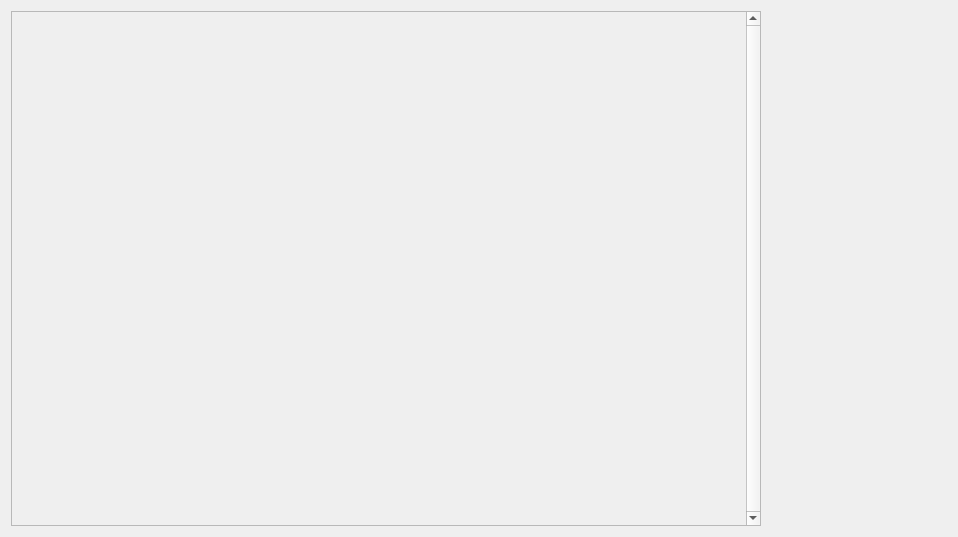
<?xml version="1.0" encoding="UTF-8"?>
<ui version="4.0">
 <class>orbitaldatatab</class>
 <widget class="QWidget" name="orbitaldatatab">
  <property name="geometry">
   <rect>
    <x>0</x>
    <y>0</y>
    <width>958</width>
    <height>537</height>
   </rect>
  </property>
  <property name="windowTitle">
   <string>Form</string>
  </property>
  <layout class="QHBoxLayout" name="horizontalLayout">
   <item>
    <widget class="QScrollArea" name="scroll_area">
     <property name="sizePolicy">
      <sizepolicy hsizetype="Fixed" vsizetype="Expanding">
       <horstretch>0</horstretch>
       <verstretch>0</verstretch>
      </sizepolicy>
     </property>
     <property name="minimumSize">
      <size>
       <width>750</width>
       <height>0</height>
      </size>
     </property>
     <property name="baseSize">
      <size>
       <width>650</width>
       <height>0</height>
      </size>
     </property>
     <property name="verticalScrollBarPolicy">
      <enum>Qt::ScrollBarAlwaysOn</enum>
     </property>
     <property name="horizontalScrollBarPolicy">
      <enum>Qt::ScrollBarAlwaysOff</enum>
     </property>
     <property name="widgetResizable">
      <bool>true</bool>
     </property>
     <widget class="QWidget" name="layout">
      <property name="geometry">
       <rect>
        <x>0</x>
        <y>0</y>
        <width>731</width>
        <height>513</height>
       </rect>
      </property>
      <layout class="QVBoxLayout" name="verticalLayout">
       <property name="leftMargin">
        <number>0</number>
       </property>
       <property name="topMargin">
        <number>0</number>
       </property>
       <property name="rightMargin">
        <number>20</number>
       </property>
       <property name="bottomMargin">
        <number>0</number>
       </property>
       <item>
        <widget class="OrbitalTable" name="table" native="true">
         <property name="minimumSize">
          <size>
           <width>0</width>
           <height>200</height>
          </size>
         </property>
        </widget>
       </item>
       <item>
        <layout class="QHBoxLayout" name="layout_2" stretch="0,0,0,0">
         <item>
          <widget class="RealPlotOptions" name="real_space_options" native="true"/>
         </item>
         <item>
          <widget class="MiniRealSpacePlot" name="mini_real_plot" native="true">
           <property name="sizePolicy">
            <sizepolicy hsizetype="Preferred" vsizetype="Preferred">
             <horstretch>0</horstretch>
             <verstretch>0</verstretch>
            </sizepolicy>
           </property>
           <property name="focusPolicy">
            <enum>Qt::WheelFocus</enum>
           </property>
          </widget>
         </item>
         <item>
          <spacer name="horizontalSpacer">
           <property name="orientation">
            <enum>Qt::Horizontal</enum>
           </property>
           <property name="sizeHint" stdset="0">
            <size>
             <width>40</width>
             <height>20</height>
            </size>
           </property>
          </spacer>
         </item>
         <item>
          <widget class="Mini3DKSpacePlot" name="mini_3Dkspace_plot" native="true">
           <property name="focusPolicy">
            <enum>Qt::WheelFocus</enum>
           </property>
          </widget>
         </item>
        </layout>
       </item>
       <item>
        <layout class="QHBoxLayout" name="polarization_layout">
         <item>
          <widget class="Polarization" name="polarization" native="true"/>
         </item>
         <item>
          <widget class="CubeOptions" name="cube_options" native="true"/>
         </item>
        </layout>
       </item>
      </layout>
     </widget>
    </widget>
   </item>
   <item>
    <widget class="PyQtGraphPlot" name="plot_item" native="true">
     <property name="sizePolicy">
      <sizepolicy hsizetype="Expanding" vsizetype="Expanding">
       <horstretch>0</horstretch>
       <verstretch>0</verstretch>
      </sizepolicy>
     </property>
    </widget>
   </item>
  </layout>
 </widget>
 <customwidgets>
  <customwidget>
   <class>PyQtGraphPlot</class>
   <extends>QWidget</extends>
   <header>kmap/controller/pyqtgraphplot</header>
   <container>1</container>
  </customwidget>
  <customwidget>
   <class>OrbitalTable</class>
   <extends>QWidget</extends>
   <header>kmap/controller/orbitaltable</header>
   <container>1</container>
  </customwidget>
  <customwidget>
   <class>Polarization</class>
   <extends>QWidget</extends>
   <header>kmap/controller/polarization</header>
   <container>1</container>
  </customwidget>
  <customwidget>
   <class>CubeOptions</class>
   <extends>QWidget</extends>
   <header>kmap/controller/cubeoptions</header>
   <container>1</container>
  </customwidget>
  <customwidget>
   <class>MiniRealSpacePlot</class>
   <extends>QWidget</extends>
   <header>kmap/controller/miniplots</header>
   <container>1</container>
  </customwidget>
  <customwidget>
   <class>RealPlotOptions</class>
   <extends>QWidget</extends>
   <header>kmap/controller/realplotoptions</header>
   <container>1</container>
  </customwidget>
  <customwidget>
   <class>Mini3DKSpacePlot</class>
   <extends>QWidget</extends>
   <header>kmap/controller/miniplots</header>
   <container>1</container>
  </customwidget>
 </customwidgets>
 <resources/>
 <connections/>
</ui>
